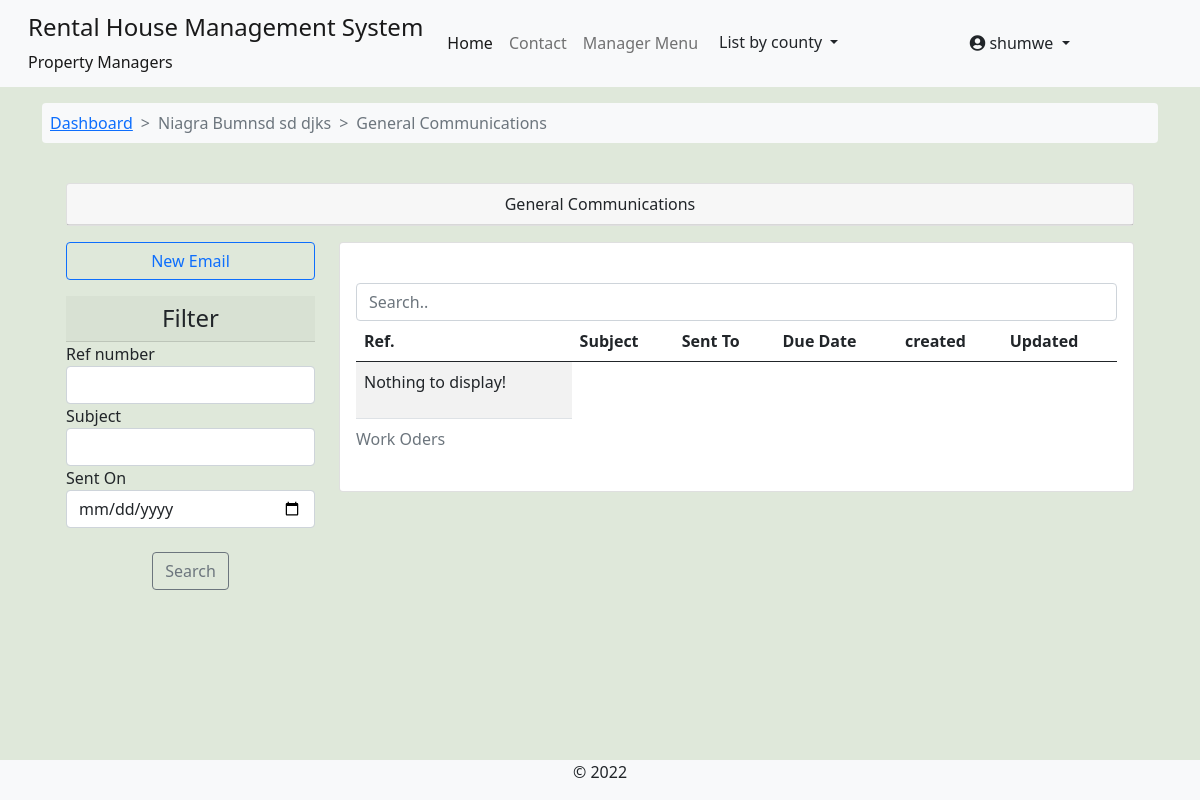
Page /core/general_communications/niagra-bumnsd-sd-djks/ (signed in) on the earlier database version.
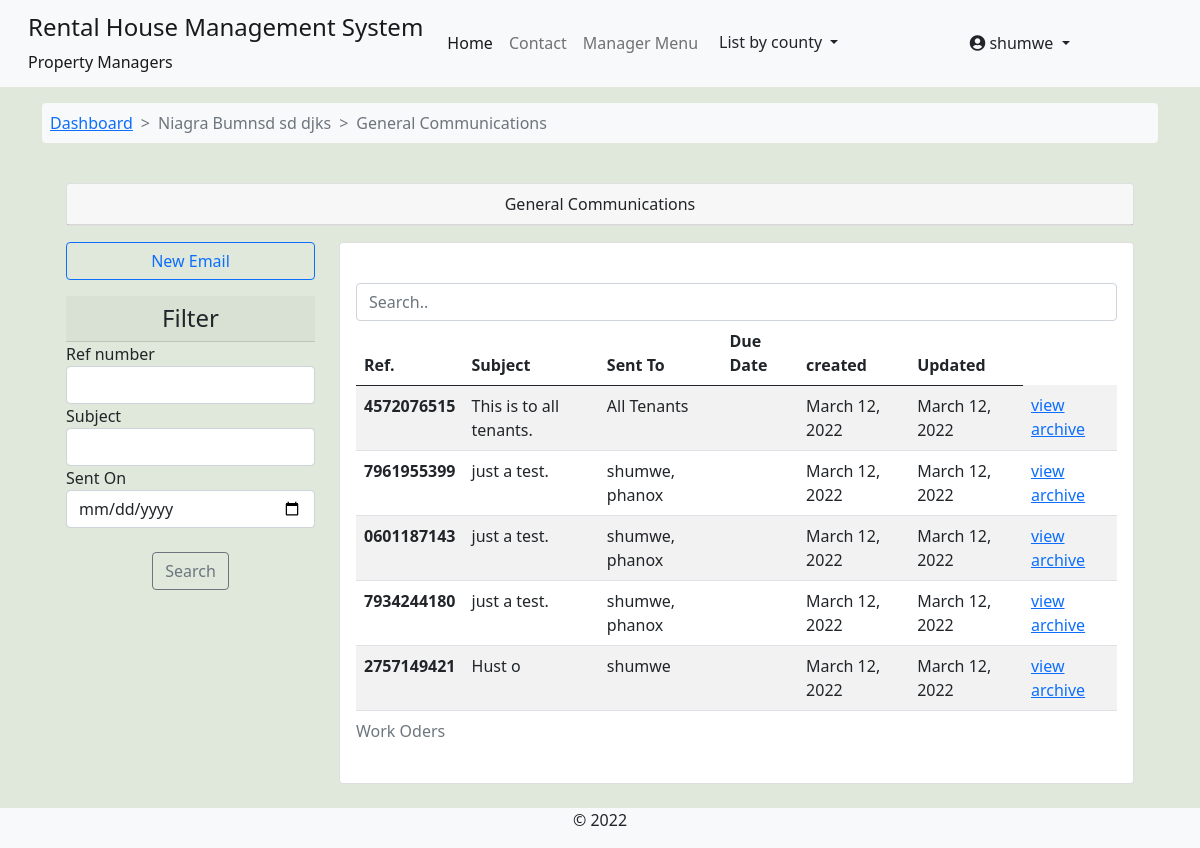
Same page on the later database version.
### accounts/models.py (models this page shows, shortened)
class User(AbstractUser):
    avatar = models.ImageField(upload_to=get_avatar_path, default='no-avatar.png')
    is_verified = models.BooleanField(default=False)
    is_tenant = models.BooleanField(default=False)
    is_manager = models.BooleanField(default=False)

class Tenants(models.Model):
    associated_account = models.OneToOneField(User, on_delete=models.CASCADE, verbose_name='Associated account')
    full_name = models.CharField(max_length=100)
    id_number = models.CharField(max_length=10)
    id_front = models.ImageField(upload_to=get_user_docs_path, blank=True)
    id_back = models.ImageField(upload_to=get_user_docs_path, blank=True)
    active_phone_number = models.CharField(max_length=14, null=True, blank=True)
    policy_agreement = models.BooleanField(default=False)
    rented_unit = models.ForeignKey(RentalUnit, on_delete=models.CASCADE, related_name="tenants", null=True, blank=True)
    moved_in = models.BooleanField(default=False)
    move_in_date = models.DateTimeField(null=True, blank=True)
    created = models.DateTimeField(default=datetime.now)
    updated = models.DateTimeField(auto_now=True)
    class Meta:
        verbose_name_plural = 'Tenants'

### rental_property/models.py (models this page shows, shortened)
class Building(models.Model):
    STATUS_CHOICES = [
        ('op', 'Vacancies Available'),
        ('um', 'Under Maintanance'),
        ('fo', 'Fully Occupied'),
        ('dc', 'Decomisioned'),
    ]
    estate = models.ForeignKey(Estate, on_delete=models.CASCADE, null=True, blank=True)
    name = models.CharField(max_length=100)
    slug = models.SlugField(max_length=100, unique=True)
    registered_owner = models.CharField(max_length=50)
    manager = models.ForeignKey(Managers, on_delete=models.CASCADE, related_name='building_manager')
    added_by = models.ForeignKey(User, on_delete=models.DO_NOTHING)
    address_line = models.CharField(max_length=50)
    cover_image = models.ImageField(upload_to='building-cover', null=True, blank=True)
    county = models.ForeignKey(Counties, on_delete=models.CASCADE)
    country = models.CharField(max_length=50, default='Kenya')
    building_status = models.CharField(max_length=5, choices=STATUS_CHOICES)
    added = models.DateTimeField(default=datetime.now)
    updated = models.DateTimeField(auto_now=True)

### core/models.py (models this page shows, shortened)
class ManagerTenantCommunication(models.Model):
    ref_number = models.CharField(max_length=12, unique=True, null=True, blank=True)
    sent_to = models.ManyToManyField(Tenants,blank=True)
    send_to_all = models.BooleanField(default=False)
    sent_by = models.ForeignKey(Managers, on_delete=models.CASCADE)
    building = models.ForeignKey(Building, on_delete=models.CASCADE)
    subject = models.CharField(max_length=100)
    body = models.TextField()
    created = models.DateTimeField(default=datetime.datetime.now)
    updated = models.DateTimeField(auto_now=True)
    def receiver_names(self):
        return ', '.join([str(t.associated_account.username) for t in self.sent_to.all()])

### core/views.py (the view)
# urls.py: path('general_communications/<slug:building_slug>/', views.general_communications, name='general_communications'),
@login_required
def general_communications(request,building_slug):
    building = Building.objects.get(slug=building_slug)
    communications = ManagerTenantCommunication.objects.filter(building=building).order_by('-created')
    comm_filter = CommsFilter(request.GET, queryset=communications)
    context = {
        'comms': comm_filter,'building': building,
    }
    return render(request, 'core/general_comms.html', context)

### rental_property/context_processors.py (called while the page is built)
def counties_links(request):
    county_links = Counties.objects.all()
    return dict(county_links=county_links)

def my_managed_buildings(request):
    user_instance = request.user
    if user_instance.is_authenticated:
        manager_instance = Managers.objects.filter(associated_account=user_instance)[:1]
        managed_buildings = Building.objects.filter(manager=manager_instance)
        return dict(managed_buildings=managed_buildings)
    else:
        return {'False': False,}

### rental_property/models.py (called while the page is built)
    def get_url(self):
        return reverse('by-county', args=[self.slug])

### core/templates/core/general_comms.html (shortened to what this page needs)
{% extends 'base.html' %}
{% load crispy_forms_tags %}
{% load humanize %}
{% block content %}
<nav class="container mt-3">
  <ol class="breadcrumb bg-light p-2 rounded-2">
      <li class="breadcrumb-item "><a href="{% url 'building-dashboard' building.slug %}">Dashboard</a></li>
      <li class="breadcrumb-item active"> {{building.name}} </li>
      <li class="breadcrumb-item active"> General Communications </li>
  </ol>
</nav>
<div class="container">
<section class="row justify-content-center p-4">
    <div class="container">
      <div class="container card p-0 mb-3">
        <div class="card-header text-center w-100">
          General Communications
        </div>
      </div>
      <div class="row">
        <div class="col-sm-3">
            <div class="mb-3 list-group">
                <a href="{% url 'core:new_email' building.slug %}" type="button" class="btn btn-outline-primary"> New Email </a>
            </div>
            <h4 class="card-header text-center"> Filter </h4>
          <form method='get'>
              {{comms.form|crispy }}
              <br>
                  <div class="form-group text-center">
                      <button class="btn btn-outline-secondary" type="submit">Search</button>
                  </div>
          </form>
        </div>
        <div class="col-sm-9">
          <div class="row">
            <div class="col-sm-12">
              <div class="card card-body">
                <input class="form-control" id="myInput" type="text" placeholder="Search..">
                <div class="table-responsive">
                <table class="table table-striped table-hover">
                  <caption> Work Oders </caption>
                    <thead>
                      <tr>
                        <th scope="col">Ref.</th>
                        <th scope="col">Subject</th>
                        <th scope="col">Sent To</th>
                        <th scope="col"> Due Date </th>
                        <th scope="col"> created </th>
                        <th scope="col">Updated</th>
                      </tr>
                    </thead>
                    <tbody id='ourTable'>
                        {% for c in comms.qs %}
                      <tr>
                        <th scope="row"> {{c.ref_number}} </th>
                        <td>{{ c.subject }}</td>
                        {% if c.send_to_all %}
                        <td>All Tenants</td>
                        {% else %}
                        <td>
                          {{c.receiver_names|slice:":25"}}
                        </td>
                        {% endif %}
                        <td> {{c.due_date|naturalday}} </td>
                        <td>{{ c.created|naturalday }}</td>
                        <td>{{ c.updated|naturalday }}</td>
                        <td><a href="{% url 'core:email_archive_view' building.slug c.ref_number %}">view archive</a> </td>
                      </tr>
                      {% empty %}
                      <tbody>
                        <tr>
                          <td>
                      <p> Nothing to display! </p>
                          </td>
                        </tr>
                      </tbody>
                      {% endfor %}
                    </tbody>
                </table>
                </div>
              </div>
            </div>
          </div>
        </div>
      </div>
    </div>
  </div>
{% endblock %}

### templates/base.html (shortened to what this page needs)
{% load static %}
{% load i18n %}
<!doctype html>
<html lang="en">
  <head>
    <link href="https://cdn.jsdelivr.net/npm/bootstrap@5.0.2/dist/css/bootstrap.min.css" rel="stylesheet">
    <link type="text/css" href="{% static 'css/main.css' %}" rel="stylesheet">
    <link rel="stylesheet" href="https://cdnjs.cloudflare.com/ajax/libs/font-awesome/4.7.0/css/font-awesome.min.css">
    <link rel="stylesheet" href="https://pro.fontawesome.com/releases/v5.11.2/css/all.css">
  </head>
  <body class="d-flex flex-column min-vh-100" style="background-color: #dfe8da;">
    <nav class="navbar navbar-expand-lg navbar-light bg-light" aria-label="main-nav">
        <div class="container-fluid">
          <a class="navbar-brand align" href="#">
                <div class="d-flex">
                    <div class="ms-3 d-flex flex-column">
                        <div class="h4">Rental House Management System </div>
                        <div class="fs-6">Property Managers</div>
                    </div>
                </div>
            </a>
            <div class="collapse navbar-collapse" id="mynav">
                <ul class="navbar-nav mb-lg-0">
                    <li class="nav-item"> <a class="nav-link active" aria-current="page" href="{% url 'operational-buildings' %}">Home</a> </li>
                    <li class="nav-item"> <a class="nav-link" aria-current="page" href="{% url 'core:contact' %}">Contact</a> </li>
                    {% if user.is_manager %}
                    <li class="nav-item"> <a class="nav-link" data-bs-toggle="offcanvas" href="#hrmsCanvas" role="button" aria-controls="hrmsCanvas">Manager Menu</a> </li>
                    {% endif %}
                    <li class="nav-item">
                      <div class="dropdown">
                        <button class="btn dropdown-toggle" type="button" id="dropdownMenuButton" data-bs-toggle="dropdown" aria-haspopup="true" aria-expanded="false">
                          List by county
                        </button>
                      </div>
                    </li>
                </ul>
                </div>
                {% if request.user.is_authenticated %}
                <div class="collapse navbar-collapse" id="mynav">
                  <div class="dropdown">
                    <a href="#" class="btn dropdown-toggle" type="button" id="dropdownMenuButton" data-bs-toggle="dropdown" aria-haspopup="true" aria-expanded="false">
                      <em class="fas fa-user-circle"></em> {{ request.user.username }}
                    </a>
                  </div>
                </div>
                {% endif %}
            </div>
    </nav>
    {% block content %}	{% endblock content%}
    <footer class="mt-auto bg-light">
        <p class="text-center ">&copy; 2022</p>
  </footer>
  </body>
</html>

### static/css/main.css (style rules this page uses)
:root { --header-height: 3rem; --nav-width: 68px; --first-color-light: #AFA5D9; --white-color: #F7F6FB; --body-font: 'Nunito', sans-serif; --normal-font-size: 1rem; --z-fixed: 100 }
.breadcrumb-item + .breadcrumb-item::before { content: ">"; }

Differences in the rows shown:
added ManagerTenantCommunication: ref_number "4572076515", subject "This is to all tenants.", send_to_all "All Tenants", created "March 12, 2022", updated "March 12, 2022"
added ManagerTenantCommunication: ref_number "7961955399", subject "just a test.", receiver_names "shumwe, phanox", created "March 12, 2022", updated "March 12, 2022"
added ManagerTenantCommunication: ref_number "0601187143", subject "just a test.", receiver_names "shumwe, phanox", created "March 12, 2022", updated "March 12, 2022"
added ManagerTenantCommunication: ref_number "7934244180", subject "just a test.", receiver_names "shumwe, phanox", created "March 12, 2022", updated "March 12, 2022"
added ManagerTenantCommunication: ref_number "2757149421", subject "Hust o", receiver_names "shumwe", created "March 12, 2022", updated "March 12, 2022"
Other differences:
text no longer shown: "Nothing to display!"
